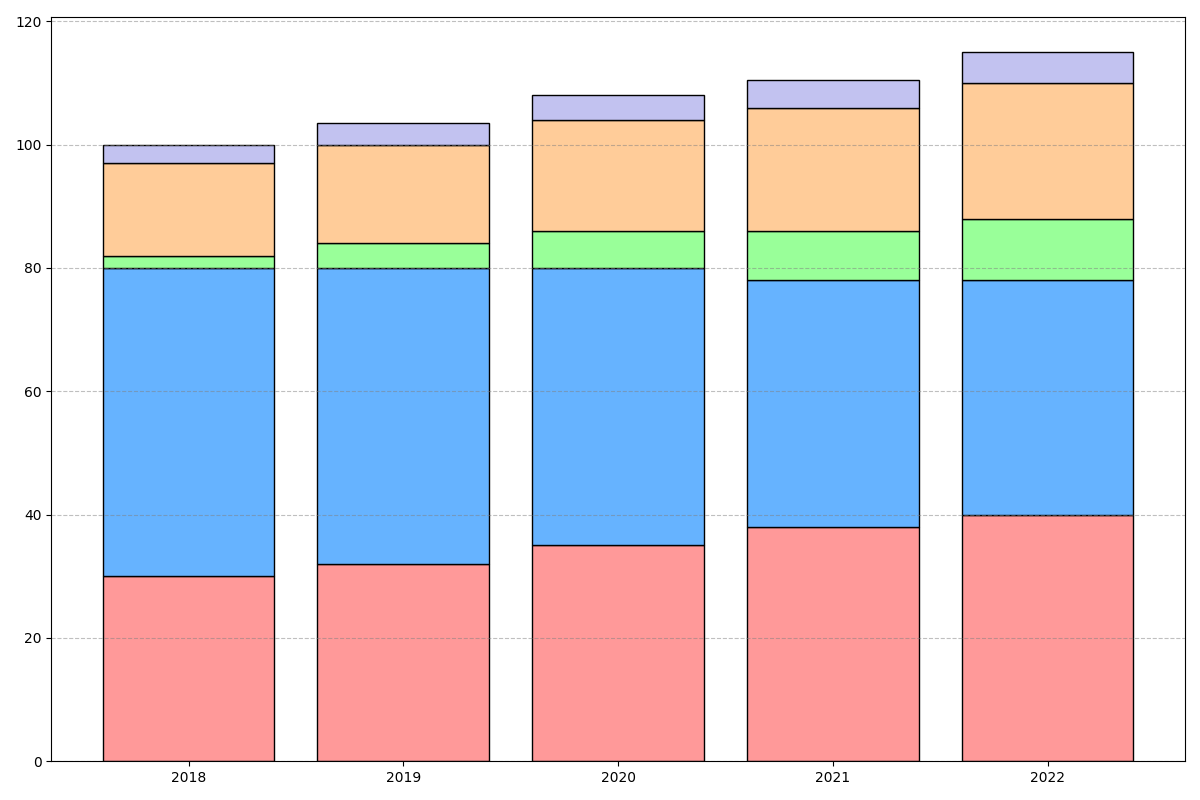

Recreate this plot in Python.
import matplotlib.pyplot as plt
import numpy as np

# Define the years and demographics
years = ['2018', '2019', '2020', '2021', '2022']
demographics = ['Women', 'Men', 'Non-Binary', 'Underrepresented Minorities', 'Others']

# Enrollment data (percentage)
data = {
    'Women': [30, 32, 35, 38, 40],
    'Men': [50, 48, 45, 40, 38],
    'Non-Binary': [2, 4, 6, 8, 10],
    'Underrepresented Minorities': [15, 16, 18, 20, 22],
    'Others': [3, 3.5, 4, 4.5, 5]
}

# Colors for each demographic
colors = ['#ff9999', '#66b3ff', '#99ff99', '#ffcc99', '#c2c2f0']

# Prepare the stacked bar chart data
def prepare_data(data, years):
    n_years = len(years)
    y_offsets = np.zeros(n_years)
    y_data = []
    
    for _, values in data.items():
        y_data.append((y_offsets.copy(), values))
        y_offsets += values
    return y_data

y_data = prepare_data(data, years)

# Plot setup
fig, ax = plt.subplots(figsize=(12, 8))

# Plot each group as a stacked bar
for y_offset, values in y_data:
    ax.bar(years, values, bottom=y_offset, color=colors.pop(0), edgecolor='black')

# Enable grid lines for the y-axis
ax.yaxis.grid(True, linestyle='--', which='major', color='grey', alpha=0.5)

# Automatically adjust layout to avoid overlap
plt.tight_layout()

# Show plot
plt.show()
